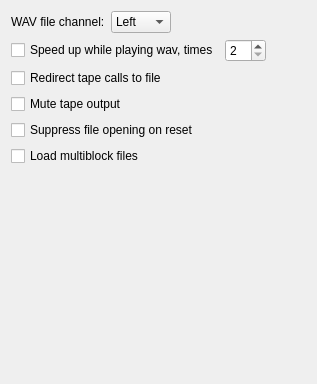
     <widget class="QWidget" name="tapeTab">
      <attribute name="title">
       <string>Tape</string>
      </attribute>
      <layout class="QVBoxLayout" name="verticalLayout_12">
       <item>
        <layout class="QHBoxLayout" name="horizontalLayout_7">
         <item>
          <widget class="QLabel" name="label_9">
           <property name="text">
            <string>WAV file channel:</string>
           </property>
          </widget>
         </item>
         <item>
          <widget class="QComboBox" name="wavChannelComboBox">
           <item>
            <property name="text">
             <string>Left</string>
            </property>
           </item>
           <item>
            <property name="text">
             <string>Right</string>
            </property>
           </item>
           <item>
            <property name="text">
             <string>Mix</string>
            </property>
           </item>
          </widget>
         </item>
         <item>
          <spacer name="horizontalSpacer_7">
           <property name="orientation">
            <enum>Qt::Horizontal</enum>
           </property>
           <property name="sizeHint" stdset="0">
            <size>
             <width>40</width>
             <height>20</height>
            </size>
           </property>
          </spacer>
         </item>
        </layout>
       </item>
       <item>
        <layout class="QHBoxLayout" name="horizontalLayout_6">
         <item>
          <widget class="QCheckBox" name="speedUpCheckBox">
           <property name="text">
            <string>Speed up while playing wav, times</string>
           </property>
          </widget>
         </item>
         <item>
          <widget class="QSpinBox" name="speedUpSpinBox">
           <property name="sizePolicy">
            <sizepolicy hsizetype="Preferred" vsizetype="Fixed">
             <horstretch>0</horstretch>
             <verstretch>0</verstretch>
            </sizepolicy>
           </property>
           <property name="minimum">
            <number>2</number>
           </property>
           <property name="maximum">
            <number>12</number>
           </property>
          </widget>
         </item>
         <item>
          <spacer name="horizontalSpacer_6">
           <property name="orientation">
            <enum>Qt::Horizontal</enum>
           </property>
           <property name="sizeHint" stdset="0">
            <size>
             <width>40</width>
             <height>20</height>
            </size>
           </property>
          </spacer>
         </item>
        </layout>
       </item>
       <item>
        <widget class="QCheckBox" name="tapeRedirectCheckBox">
         <property name="text">
          <string>Redirect tape calls to file</string>
         </property>
        </widget>
       </item>
       <item>
        <widget class="QCheckBox" name="muteTapeCheckBox">
         <property name="text">
          <string>Mute tape output</string>
         </property>
        </widget>
       </item>
       <item>
        <widget class="QCheckBox" name="tapeSuppressOpeningCheckBox">
         <property name="text">
          <string>Suppress file opening on reset</string>
         </property>
        </widget>
       </item>
       <item>
        <widget class="QCheckBox" name="tapeMultiblockCheckBox">
         <property name="text">
          <string>Load multiblock files</string>
         </property>
        </widget>
       </item>
       <item>
        <spacer name="verticalSpacer_5">
         <property name="orientation">
          <enum>Qt::Vertical</enum>
         </property>
         <property name="sizeHint" stdset="0">
          <size>
           <width>20</width>
           <height>207</height>
          </size>
         </property>
        </spacer>
       </item>
      </layout>
     </widget>
